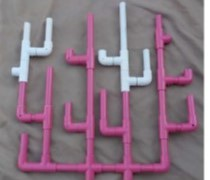
#> input picture a fail of feature matching/coral1.jpg, 210 x 180 px
$ python featureMatch.py
#> lines starting #> are read from the running program, lines starting #| are printed output that depends on the picture
import numpy as np
import cv2
import matplotlib.pyplot as plt

img1 = cv2.imread('coral1.jpg',0)
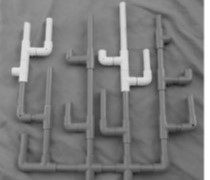
#> img1: shape (180, 210); min 31, max 255, mean 123.5
img2 = cv2.imread('coral2.jpg',0)
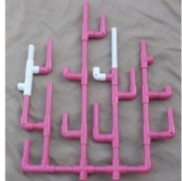
#> input picture a fail of feature matching/coral2.jpg, 182 x 181 px
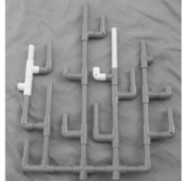
#> img2: shape (181, 182); min 45, max 255, mean 142.4

orb = cv2.ORB_create()

kp1, des1 = orb.detectAndCompute(img1,None)
#> kp1 = 170 keypoints; strongest (x, y, size): (127, 77, 77.1), (130, 86, 31), (131, 86, 37.2), (124, 87, 64.3)
kp2, des2 = orb.detectAndCompute(img2,None)
#> kp2 = 141 keypoints; strongest (x, y, size): (34, 74, 31), (97, 77, 64.3), (102, 75, 44.6), (102, 76, 53.6)

bf = cv2.BFMatcher(cv2.NORM_HAMMING, crossCheck=True)

matches = bf.match(des1,des2)
#> matches = 63 matches
matches = sorted(matches, key = lambda x:x.distance)

# Initialize lists
list_kp1 = []
list_kp2 = []

# For each match...
for mat in matches:

    # Get the matching keypoints for each of the images
    img1_idx = mat.queryIdx
    img2_idx = mat.trainIdx

    # x - columns
    # y - rows
    # Get the coordinates
    (x1,y1) = kp1[img1_idx].pt
    (x2,y2) = kp2[img2_idx].pt

    # Append to each list
    list_kp1.append((x1, y1))
    list_kp2.append((x2, y2))
#> this loop made 63 passes
#> (img1_idx, img2_idx, x1, y1, x2, y2) on passes 1 to 12: (134, 93, 108, 125.3, 99.6, 133.2), (46, 50, 41, 120, 42, 128), (92, 48, 70.8, 104.4, 68, 115), (76, 81, 91.2, 64.8, 85.2, 80.4), (98, 56, 121.2, 124.8, 111, 133), (135, 92, 121, 125.3, 110.4, 132), (129, 87, 72, 105.1, 68.4, 115.2), (19, 27, 99, 59, 93, 75), (102, 43, 169.2, 133.2, 150, 99), (41, 46, 99, 93, 92, 105), (70, 23, 96, 56.4, 89, 72), (94, 49, 42, 111.6, 43, 121)
#> after the loop, list_kp1 = 63 pairs, first value 40.8 to 171, second value 38 to 133.2; list_kp2 = 63 pairs, first value 33 to 150, second value 34 to 142

#these two lists will contain all the coordinates of the feature points
list_kp1 = [kp1[mat.queryIdx].pt for mat in matches]
list_kp2 = [kp2[mat.trainIdx].pt for mat in matches]

#test print
#for p in list_kp1: print (p)

#print two images together with feature points matched
img3 = cv2.drawMatches(img1,kp1,img2,kp2,matches[:4],None, flags=2)
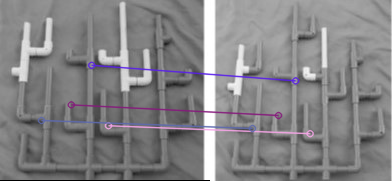
#> img3: shape (181, 392, 3); mean of channels 0, 1, 2 133.1, 131.1, 132.2; drawn as B, G, R
plt.imshow(img3)
plt.show()
